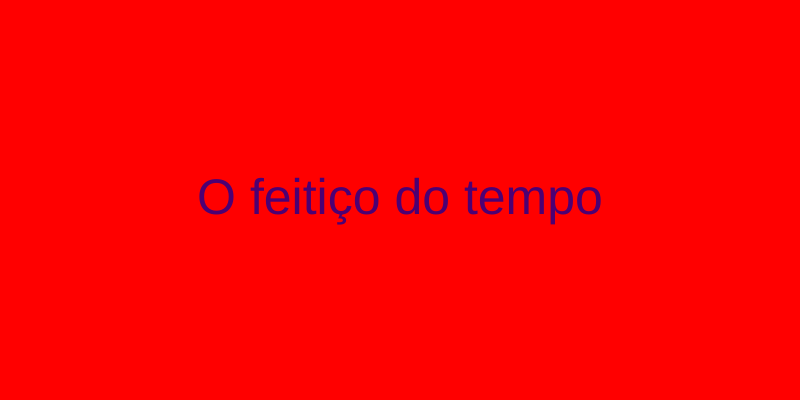
Frame 1 (no input)
Frame 60 (no input): identical to frame 1, image omitted
Frame 120 (the mouse pressed at the canvas centre since frame 60): identical to frame 1, image omitted

The p5.js sketch that drew this single still picture (run headless with seeded random() and noise() and a simulated clock; from frame 60 on, the mouse is pressed at the canvas centre):

// p5.js sketch
// ── sketch.js
// fantasia, aventura, drama
let campoIdade;
let campoFantasia;
let campoAventura;

function setup() {
  createCanvas(800, 400);
  createElement("h1", "Recomendador de filmes");
  createSpan("Sua idade:");
  campoIdade = createInput("5");
  campoFantasia = createCheckbox("Gosta de fantasia?");
  campoAventura = createCheckbox("Gosta de aventura?");
}

function draw() {
  background("red");
  let idade = campoIdade.value();
  let gostaDeFantasia = campoFantasia.checked();
  let gostaDeAventura = campoAventura.checked();
  let recomendacao = geraRecomendacao(idade, gostaDeFantasia, gostaDeAventura);

  fill(color(76, 0, 115));
  textAlign(CENTER, CENTER);
  textSize(50);
  text(recomendacao, width / 2, height / 2);
}

function geraRecomendacao(idade, gostaDeFantasia, gostaDeAventura) {
  if (idade >= 10) {
    if (idade >= 14) {
      return "O menino que descobriu o vento";
    } else {
      if (idade >= 12) {
        if(gostaDeFantasia || gostaDeAventura) {
          return "Homem aranha: no aranhaverso";          
        } else{
         return "Ladrões de bicicleta";
        }
      } else {
        if (gostaDeFantasia) {
          return "As aventuras de pi";
        } else {
          return "Depois da chuva";
        }
      }
    }
  } else {
    if (gostaDeFantasia) {
      return "A viagem de chihiro";
    } else {
      return "O feitiço do tempo";
    }
  }
}
//é possível editar no GitHub sem abrir o VS code
